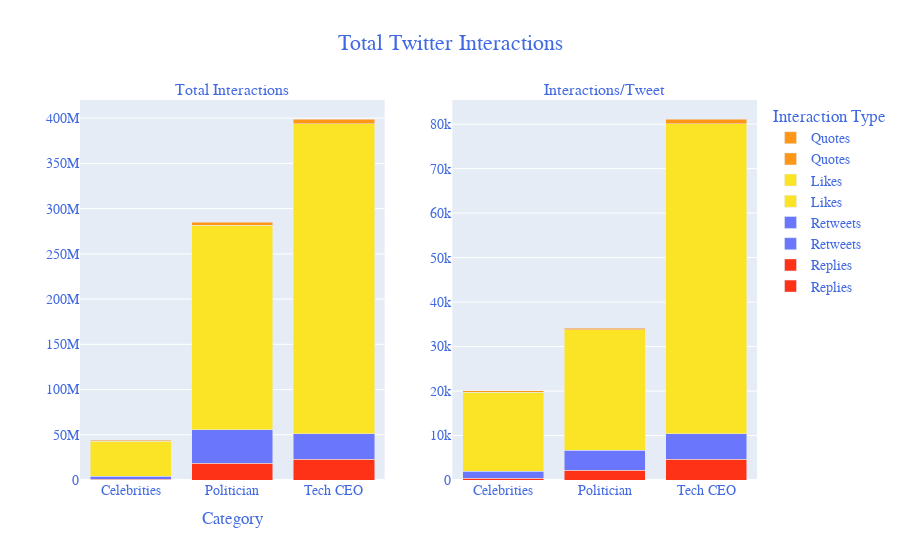

Notebook cell for this chart:
### Code cell
# Bar charts: Interactions

# Create subplot grid

cat_interactions = make_subplots(rows=1, cols=2,subplot_titles=("Total Interactions", "Interactions/Tweet"))
                                      #specs=[{"type": "bar"}, {"type": "bar"}],
                                      

# Add traces top left

#fig=go.Figure()
actions = ['Replies', 'Retweets', 'Likes', 'Quotes']
colors = ['#FD3216', '#6A76FC', '#FBE426', '#FF9616']#'#F6F926']
aggregators = ['Total','Mean']

for c, action in enumerate(actions):
    for i, agg in enumerate(aggregators):
        y_str = f'{agg}_{action}'
        cat_interactions.add_trace(go.Bar(name=action, 
                                          x=tweets_agg['category'], 
                                          y=tweets_agg[y_str],
                                          marker_color=colors[c]), row=1, col=i+1)
        cat_interactions.update_traces(#hovertemplate='<extra></extra>'+
                                       #'%{x}<br>'+
                                       #'<br>{action}:  %{y}',
                                       textfont_size=11,
                                       #title_xaxis="Category",
                              #marker=dict(colors=['gold', 'mediumturquoise',  'lightgreen'], 
                                          #line=dict(color='#000000', width=1))
                             )
               
cat_interactions.update_layout(barmode='stack',
                               title="Total Twitter Interactions", 
                               title_font_size = 22,
                               title_x = 0.5,
                               title_xanchor = 'center',
                               xaxis_title="Category",
                               legend_title="Interaction Type",
                               hovermode='x unified',
                               font=dict(family="Comic, monospace",
                                         size=14,
                                         color="RoyalBlue")
                              )
cat_interactions.show()

### Figure 1 — Plotly figure (JSON) as saved in the notebook; plotly's stock layout.template omitted (floating-point values rounded to 4 significant figures)
{"data": [{"marker": {"color": "#FD3216"}, "name": "Replies", "textfont": {"size": 11}, "type": "bar", "x": ["Celebrities", "Politician", "Tech CEO"], "xaxis": "x", "y": [955056, 18735917, 22778956], "yaxis": "y"}, {"marker": {"color": "#FD3216"}, "name": "Replies", "textfont": {"size": 11}, "type": "bar", "x": ["Celebrities", "Politician", "Tech CEO"], "xaxis": "x2", "y": [436.3, 2249.0, 4633.0], "yaxis": "y2"}, {"marker": {"color": "#6A76FC"}, "name": "Retweets", "textfont": {"size": 11}, "type": "bar", "x": ["Celebrities", "Politician", "Tech CEO"], "xaxis": "x", "y": [3443159, 36906808, 28358924], "yaxis": "y"}, {"marker": {"color": "#6A76FC"}, "name": "Retweets", "textfont": {"size": 11}, "type": "bar", "x": ["Celebrities", "Politician", "Tech CEO"], "xaxis": "x2", "y": [1573.0, 4430.0, 5768.0], "yaxis": "y2"}, {"marker": {"color": "#FBE426"}, "name": "Likes", "textfont": {"size": 11}, "type": "bar", "x": ["Celebrities", "Politician", "Tech CEO"], "xaxis": "x", "y": [38704107, 225957708, 342743168], "yaxis": "y"}, {"marker": {"color": "#FBE426"}, "name": "Likes", "textfont": {"size": 11}, "type": "bar", "x": ["Celebrities", "Politician", "Tech CEO"], "xaxis": "x2", "y": [17680.0, 27120.0, 69710.0], "yaxis": "y2"}, {"marker": {"color": "#FF9616"}, "name": "Quotes", "textfont": {"size": 11}, "type": "bar", "x": ["Celebrities", "Politician", "Tech CEO"], "xaxis": "x", "y": [826482, 3101661, 5206771], "yaxis": "y"}, {"marker": {"color": "#FF9616"}, "name": "Quotes", "textfont": {"size": 11}, "type": "bar", "x": ["Celebrities", "Politician", "Tech CEO"], "xaxis": "x2", "y": [377.6, 372.3, 1059.0], "yaxis": "y2"}], "layout": {"annotations": [{"font": {"size": 16}, "showarrow": false, "text": "Total Interactions", "x": 0.225, "xanchor": "center", "xref": "paper", "y": 1, "yanchor": "bottom", "yref": "paper"}, {"font": {"size": 16}, "showarrow": false, "text": "Interactions/Tweet", "x": 0.775, "xanchor": "center", "xref": "paper", "y": 1, "yanchor": "bottom", "yref": "paper"}], "autosize": true, "barmode": "stack", "font": {"color": "RoyalBlue", "family": "Comic, monospace", "size": 14}, "hovermode": "x unified", "legend": {"title": {"text": "Interaction Type"}}, "title": {"font": {"size": 22}, "text": "Total Twitter Interactions", "x": 0.5, "xanchor": "center"}, "xaxis": {"anchor": "y", "autorange": true, "domain": [0, 0.45], "range": [-0.5, 2.5], "title": {"text": "Category"}, "type": "category"}, "xaxis2": {"anchor": "y2", "autorange": true, "domain": [0.55, 1], "range": [-0.5, 2.5], "type": "category"}, "yaxis": {"anchor": "x", "autorange": true, "domain": [0, 1], "range": [0, 420100000.0], "type": "linear"}, "yaxis2": {"anchor": "x2", "autorange": true, "domain": [0, 1], "range": [0, 85440.0], "type": "linear"}}}
